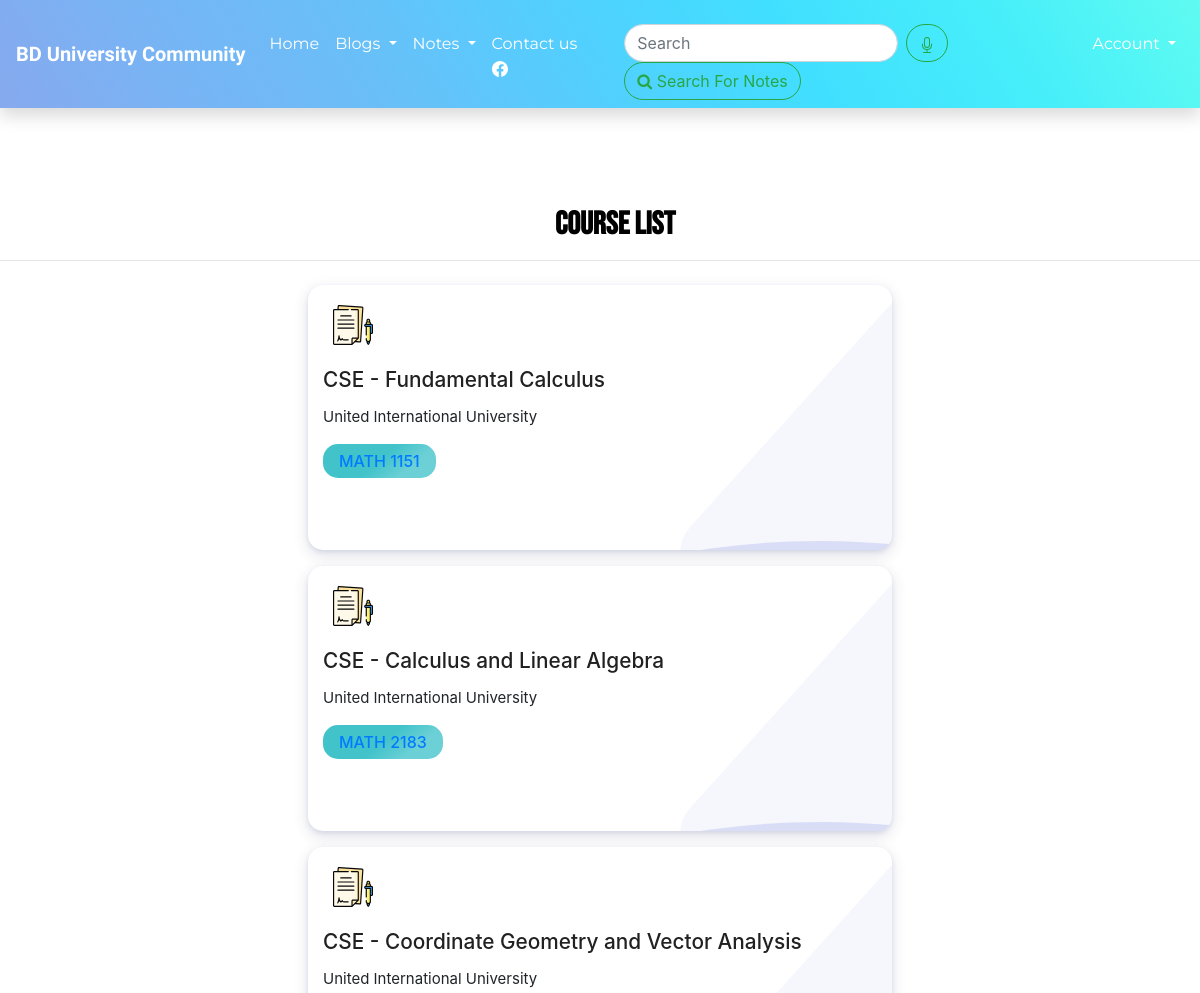
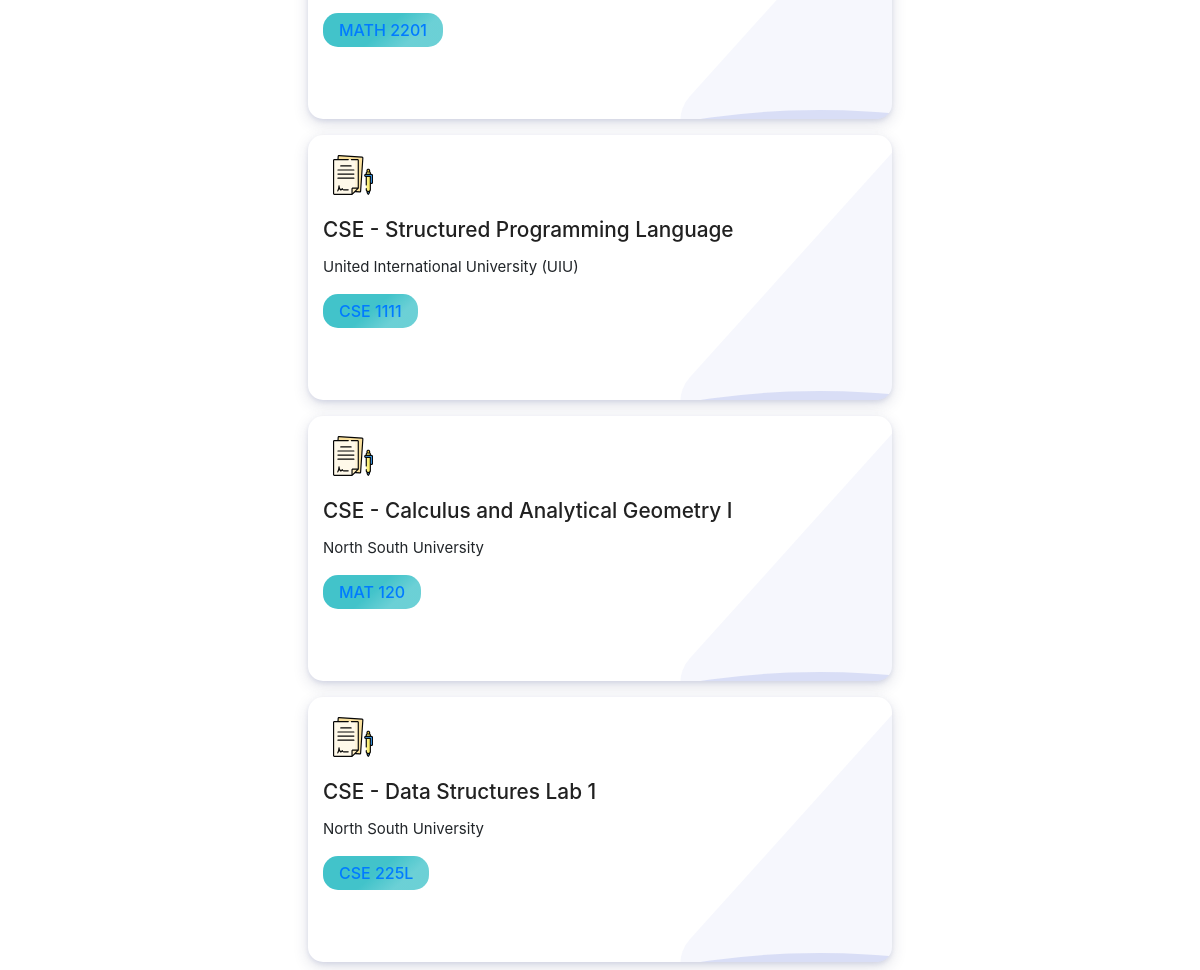
Page /notes/cse/ on the committed database (2 pictures, top to bottom).
### noteSellingApp/models.py (models this page shows, shortened)
class Course(models.Model):
    course_id = models.CharField(max_length=100, unique=True)
    name = models.CharField(max_length=100)
    institute = models.CharField(max_length=50 ,blank=True)
    slug = models.SlugField(null=True, blank=True)
    standard = models.ForeignKey(Standard, on_delete=models.CASCADE, related_name='courses')
    image = models.ImageField(upload_to='course_background_image', blank=True, verbose_name='Course Image')
    description = models.TextField(max_length=500,blank=True)

class Standard(models.Model):
    name = models.CharField(max_length=100, unique=True)
    slug = models.SlugField(null=True, blank=True)
    description = models.TextField(max_length=500,blank=True)

### noteSellingApp/views.py (the view)
# urls.py: path('<slug:slug>/', views.CourseListView.as_view(), name='course_list'),
class CourseListView(DetailView):
    context_object_name = 'standards'
    model = Standard
    template_name = 'notesell/course_list_view.html'

### templates/notesell/course_list_view.html (shortened to what this page needs)
{% extends 'base.html' %}
{% load static %}
{% block content %}
<br><br>
<center>
    <h2 class="mb-2 font-weight-bold" style="font-family: 'Bebas Neue', cursive;padding-top: 50px;padding-left: 30px; font-weight:bold;color: black;">COURSE LIST </h2>
    <hr>
</center>
<div class="section_our_solution">
    <div class="row">
        {% for course in standards.courses.all %}
        <div class="col-lg-12 col-md-12 col-sm-12">
            <div class="our_solution_category">
                <div class="solution_cards_box">
                    <div class="solution_card">
                        <div class="hover_color_bubble"></div>
                        <div class="so_top_icon">
                        </div>
                        <div class="solu_title">
                            <h3> {{ standards.name }} - {{ course.name }} </h3>
                        </div>
                        <div class="solu_description">
                            <p>
                                {{ course.institute }}
                            </p>
                            <button type="button" class="read_more_btn">
                                <a
                                href="{% url 'noteSellingApp:lesson_list' slug=course.slug standard=standards.slug %}">
                               {{ course.course_id }} </a>
                            </button>
                        </div>
                    </div>
                </div>
            </div>
        </div>
        {% endfor %}
    </div>
</div>
{% endblock %}

### static/css/base.css (style rules this page uses)
* { transition: .5s; }

### templates/notesell/course_list_view.html (style rules this page uses)
.section_our_solution .row { align-items: center; }
.our_solution_category { display: flex; flex-direction: row; flex-wrap: wrap; }
.our_solution_category .solution_cards_box { display: flex; flex-direction: column; justify-content: center; }
.solution_cards_box .solution_card { flex: 0 50%; background: #fff; box-shadow: 0 2px 4px 0 rgba(136, 144, 195, 0.2), 0 5px 15px 0 rgba(37, 44, 97, 0.15); border-radius: 15px; margin: 8px; padding: 10px 15px; position: relative; z-index: 1; overflow: hidden; min-height: 265px; transition: 0.7s; }
.solution_cards_box .solution_card:before { content: ""; position: absolute; background: rgb(85 108 214 / 5%); width: 170px; height: 400px; z-index: -1; transform: rotate(42deg); right: -56px; top: -23px; border-radius: 35px; }
.solution_card .solu_title h3 { color: #212121; font-size: 1.3rem; margin-top: 13px; margin-bottom: 13px; }
.solution_card .solu_description p { font-size: 15px; margin-bottom: 15px; }
.solution_card .solu_description button { border: 0; border-radius: 15px; background: linear-gradient(140deg, #42c3ca 0%, #42c3ca 50%, #42c3cac7 75%) !important; color: #fff; font-weight: 500; font-size: 1rem; padding: 5px 16px; }
.hover_color_bubble { position: absolute; background: rgb(54 81 207 / 15%); width: 100rem; height: 100rem; left: 0; right: 0; z-index: -1; top: 16rem; border-radius: 50%; transform: rotate(-36deg); left: -18rem; transition: 0.7s; }
.solution_cards_box .solution_card .so_top_icon { width: 60px; height: 60px; border-radius: 50%; background: #fff; overflow: hidden; display: flex; align-items: center; justify-content: center; }
@media screen and (min-width: 320px) { .our_solution_category { width: 100%; margin: 0 auto; } }
@media screen and (min-width: 320px) { .our_solution_category .solution_cards_box { flex: auto; } }
@media only screen and (min-width: 768px) { .our_solution_category .solution_cards_box { flex: 1; } }
@media only screen and (min-width: 1024px) { .our_solution_category { width: 50%; margin: 0 auto; } }

### rows in the picture
Course: name "Fundamental Calculus", institute "United International University", course_id "MATH 1151"
Standard: name "CSE"
Course: name "Calculus and Linear Algebra", institute "United International University", course_id "MATH 2183"
Course: name "Coordinate Geometry and Vector Analysis", institute "United International University", course_id "MATH 2201"
Course: name "Structured Programming Language", institute "United International University (UIU)", course_id "CSE 1111"
Course: name "Calculus and Analytical Geometry I", institute "North South University", course_id "MAT 120"
Course: name "Data Structures Lab 1", institute "North South University", course_id "CSE 225L"
